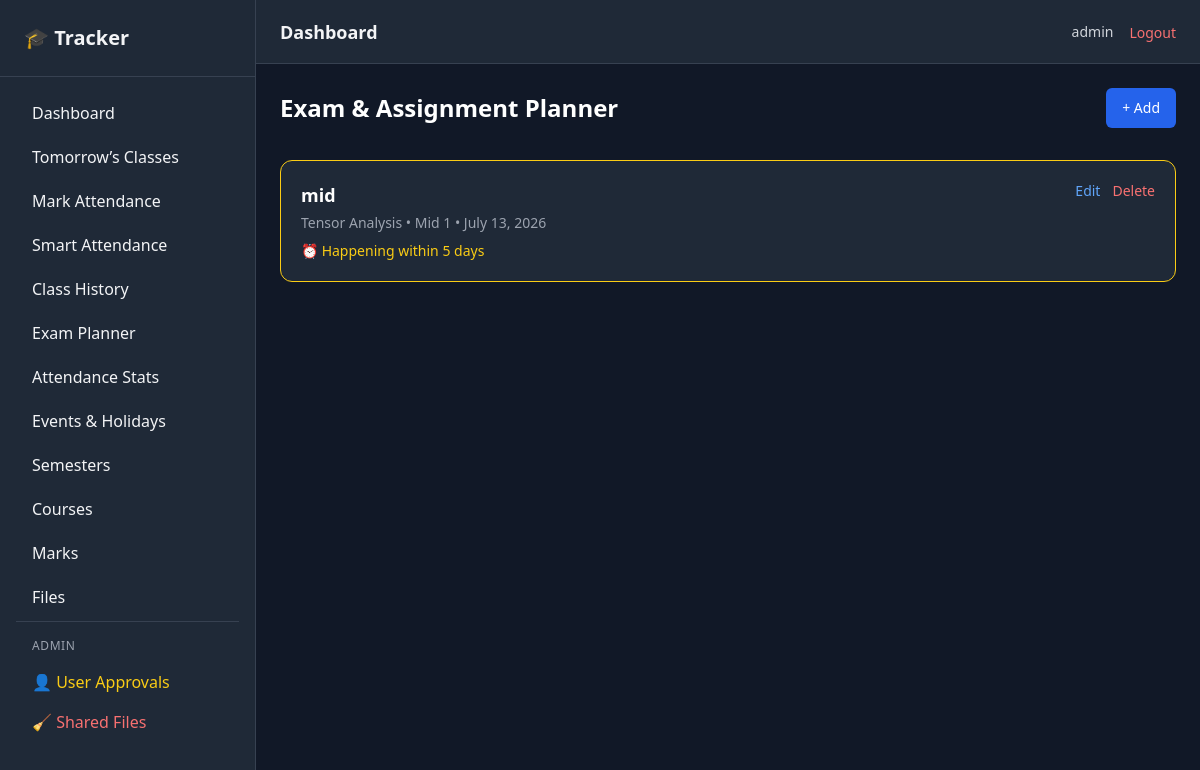
Screenshot of /assessments/ (signed in) with the database file from the repository.
### core/models.py (models this page shows, shortened)
class User(AbstractUser):
    email = models.EmailField(unique=True)
    full_name = models.CharField(max_length=200, null=True, blank=True)
    mobile = models.CharField(max_length=20, null=True, blank=True)
    university = models.CharField(
        max_length=200,
        blank=True,
        null=True
    )
    dob = models.DateField(
        blank=True,
        null=True
    )
    is_approved = models.BooleanField(default=False)

class Assessment(models.Model):
    TYPE_CHOICES = [
        ('mid1', 'Mid 1'),
        ('mid2', 'Mid 2'),
        ('final', 'Final Exam'),
        ('presentation', 'Presentation'),
        ('assignment', 'Assignment'),
    ]
    user = models.ForeignKey(
        settings.AUTH_USER_MODEL,
        on_delete=models.CASCADE,
        related_name='assessments'
    )
    course = models.ForeignKey(
        Course,
        on_delete=models.CASCADE,
        related_name='assessments'
    )
    title = models.CharField(max_length=200)
    type = models.CharField(max_length=20, choices=TYPE_CHOICES)
    date = models.DateField()
    created_at = models.DateTimeField(auto_now_add=True)

class Course(models.Model):
    user = models.ForeignKey(
        settings.AUTH_USER_MODEL,
        on_delete = models.CASCADE,
        related_name = 'courses'
    )
    semester = models.ForeignKey(
        Semester,
        on_delete = models.CASCADE,
        related_name = 'courses'
    )
    name = models.CharField(max_length=150)
    course_code = models.CharField(max_length=50)
    teacher_name = models.CharField(max_length=150)
    total_class_planned = models.PositiveIntegerField(default=20)
    created_at = models.DateTimeField(auto_now_add=True)
    class Meta:
        ordering = ['course_code']

### core/views.py (the view)
# urls.py: path('assessments/', views.assessment_list, name='assessment_list'),
@login_required
def assessment_list(request):
    today = date.today()
    warning_date = today + timedelta(days=5)
    active_semester = get_active_semester(request.user)
    assessments = (
        Assessment.objects
        .filter(
            user=request.user,
            course__semester=get_active_semester(request.user)
        )
        .select_related("course")
        .order_by("date")
    )
    data = []
    for a in assessments:
        data.append({
            'assessment': a,
            'warning': today <= a.date <= warning_date
        })
    return render(request, 'assessment/list.html', {'data': data})

### core/utils.py (called while the page is built)
def get_active_semester(user):
    return (
        Semester.objects
        .filter(
            user=user,
            is_active=True
        )
        .order_by("-start_date")
        .first()
    )

### templates/assessment/list.html
{% extends 'base/base.html' %}
{% block content %}
<div class="flex justify-between items-center mb-8">
    <h2 class="text-2xl font-semibold text-white">
        Exam & Assignment Planner
    </h2>
    <a href="{% url 'assessment_create' %}"
       class="bg-blue-600 text-white px-4 py-2.5 rounded-md text-sm font-medium
              hover:bg-blue-500 transition">
       + Add
    </a>
</div>
<div class="space-y-4">
    {% for item in data %}
        <div class="bg-gray-800 p-5 rounded-xl border
            {% if item.warning %}
                border-yellow-400
            {% else %}
                border-gray-700
            {% endif %}
            hover:bg-gray-700 transition">
            <div class="flex justify-between items-start mb-1">
                <h3 class="text-lg font-semibold text-white">
                    {{ item.assessment.title }}
                </h3>
                <div class="flex gap-3 text-sm">
                    <a href="{% url 'assessment_edit' item.assessment.id %}"
                       class="text-blue-400 hover:underline">
                        Edit
                    </a>
                    <a href="{% url 'assessment_delete' item.assessment.id %}"
                       class="text-red-400 hover:underline">
                        Delete
                    </a>
                </div>
            </div>
            <p class="text-sm text-gray-400">
                {{ item.assessment.course.name }} •
                {{ item.assessment.get_type_display }} •
                {{ item.assessment.date }}
            </p>
            {% if item.warning %}
                <p class="text-sm text-yellow-400 mt-2 flex items-center gap-1">
                    ⏰ Happening within 5 days
                </p>
            {% endif %}
        </div>
    {% empty %}
        <p class="text-gray-400 text-center">
            No assessments added.
        </p>
    {% endfor %}
</div>
{% endblock %}

### templates/base/navbar.html (shortened to what this page needs)
<header class="h-16 bg-gray-800 border-b border-gray-700 flex items-center justify-between px-4 sm:px-6">
    <div class="flex items-center gap-3">
        <h1 class="text-lg font-semibold">
            Dashboard
        </h1>
    </div>
    <div class="flex items-center gap-4">
        <span class="text-sm text-gray-300 hidden sm:block">
            {{ request.user.username }}
        </span>
        <form method="post" action="{% url 'logout' %}">
            <button type="submit"
                    class="text-red-400 hover:text-red-300 text-sm font-medium">
                Logout
            </button>
        </form>
    </div>
</header>

### rows the page displays
User: user.username "admin"
Assessment: assessment "mid", assessment.course.name "Tensor Analysis", assessment.type "Mid 1", assessment "July 13, 2026"
